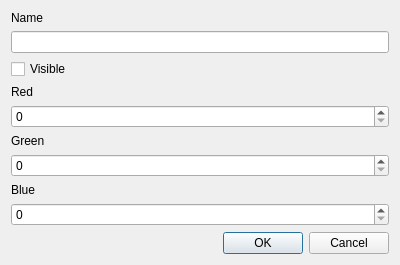
<?xml version="1.0" encoding="UTF-8"?>
<ui version="4.0">
	<class>OptionDialog</class>
	<widget class="QDialog" name="OptionDialog">
		<property name="geometry">
			<rect>
				<x>0</x>
				<y>0</y>
				<width>400</width>
				<height>260</height>
			</rect>
		</property>
		<property name="windowTitle">
			<string>Item Options</string>
		</property>
		<layout class="QVBoxLayout" name="verticalLayout">

			<item>
				<widget class="QLabel" name="labelName">
					<property name="text">
						<string>Name</string>
					</property>
				</widget>
			</item>
			<item>
				<widget class="QLineEdit" name="lineEditName"/>
			</item>

			<item>
				<widget class="QCheckBox" name="checkVisible">
					<property name="text">
						<string>Visible</string>
					</property>
				</widget>
			</item>

			<item>
				<widget class="QLabel" name="labelR">
					<property name="text">
						<string>Red</string>
					</property>
				</widget>
			</item>
			<item>
				<widget class="QSpinBox" name="spinR">
					<property name="maximum">
						<number>255</number>
					</property>
				</widget>
			</item>

			<item>
				<widget class="QLabel" name="labelG">
					<property name="text">
						<string>Green</string>
					</property>
				</widget>
			</item>
			<item>
				<widget class="QSpinBox" name="spinG">
					<property name="maximum">
						<number>255</number>
					</property>
				</widget>
			</item>

			<item>
				<widget class="QLabel" name="labelB">
					<property name="text">
						<string>Blue</string>
					</property>
				</widget>
			</item>
			<item>
				<widget class="QSpinBox" name="spinB">
					<property name="maximum">
						<number>255</number>
					</property>
				</widget>
			</item>

			<item>
				<widget class="QDialogButtonBox" name="buttonBox">
					<property name="orientation">
						<enum>Qt::Orientation::Horizontal</enum>
					</property>
					<property name="standardButtons">
						<set>QDialogButtonBox::Cancel|QDialogButtonBox::Ok</set>
					</property>
				</widget>
			</item>

		</layout>
	</widget>
	<resources/>
	<connections>
		<connection>
			<sender>buttonBox</sender>
			<signal>accepted()</signal>
			<receiver>OptionDialog</receiver>
			<slot>accept()</slot>
		</connection>
		<connection>
			<sender>buttonBox</sender>
			<signal>rejected()</signal>
			<receiver>OptionDialog</receiver>
			<slot>reject()</slot>
		</connection>
	</connections>
</ui>
